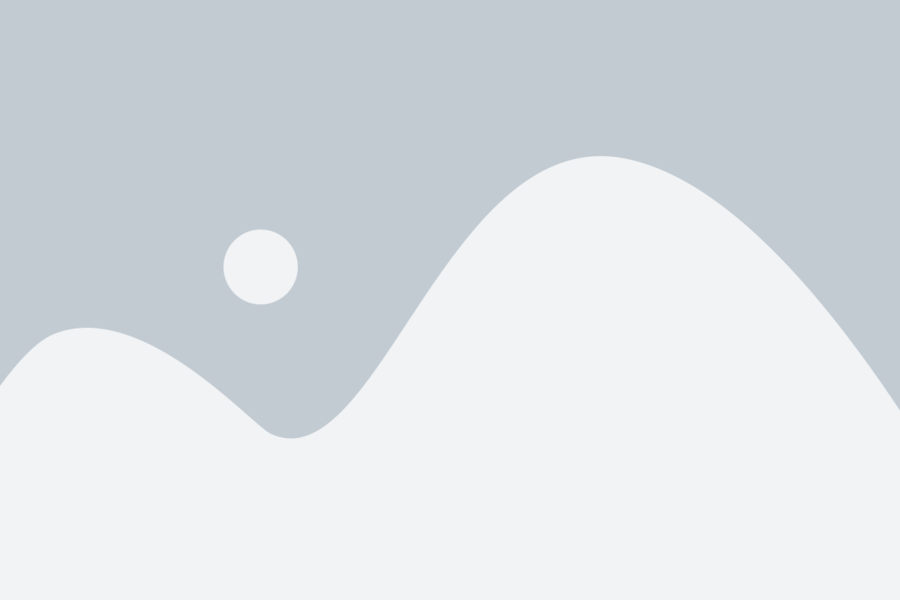
#> input picture assets/images/placeholder.webp, 1800 x 1200 px (shown at 1/2 size)
$ python image_resizer.py
#> lines starting #> are read from the running program, lines starting #| are printed output that depends on the picture
#!/usr/bin/env python3

import os
from PIL import Image
import logging
from pathlib import Path

# Configure logging
logging.basicConfig(
    level=logging.INFO,
    format='%(asctime)s - %(levelname)s - %(message)s'
)
logger = logging.getLogger(__name__)

# Image configurations
IMAGE_CONFIGS = {
    'banners': [
        {'suffix': '772x250', 'size': (772, 250)},
        {'suffix': '1544x500', 'size': (1544, 500)},
    ],
    'icons': [
        {'suffix': '256', 'size': (256, 256)},
        {'suffix': '1024', 'size': (1024, 1024)},
    ]
}

def resize_image(image, target_size):
    """
    Resize image to cover target size while maintaining aspect ratio.
    Similar to CSS object-fit: cover
    """
    target_width, target_height = target_size
    original_width, original_height = image.size

    # Calculate aspect ratios
    target_aspect = target_width / target_height
    original_aspect = original_width / original_height

    # Calculate dimensions to maintain aspect ratio while covering
    if original_aspect > target_aspect:
        # Original image is wider - scale to match height
        new_height = target_height
        new_width = int(new_height * original_aspect)
    else:
        # Original image is taller - scale to match width
        new_width = target_width
        new_height = int(new_width / original_aspect)

    # Resize image
    resized = image.resize((new_width, new_height), Image.Resampling.LANCZOS)

    # Create new image with target size
    result = Image.new('RGB', target_size)

    # Calculate position to center the crop
    left = (new_width - target_width) // 2
    top = (new_height - target_height) // 2

    # Crop and paste into center
    crop_box = (left, top, left + target_width, top + target_height)
    cropped = resized.crop((
        max(0, left),
        max(0, top),
        min(new_width, left + target_width),
        min(new_height, top + target_height)
    ))
    paste_position = (
        max(0, -left),
        max(0, -top)
    )
    result.paste(cropped, paste_position)

    return result

def process_image(source_path):
    """Process image and create all required sizes."""
#> called with source_path = 'assets/images/placeholder.webp'
    try:
        # Open source image
        with Image.open(source_path) as img:
            # Convert to RGB if necessary
#> img is the input picture: PIL image 1800x1200 RGB; mean R, G, B 218.1, 223.5, 227.9
            if img.mode in ('RGBA', 'LA'):
                background = Image.new('RGB', img.size, (255, 255, 255))
                background.paste(img, mask=img.split()[-1])
                img = background
            elif img.mode != 'RGB':
                img = img.convert('RGB')

            output_dir = os.path.dirname(source_path)

            # Process banners
            for config in IMAGE_CONFIGS['banners']:
                output_path = os.path.join(output_dir, f"banner-{config['suffix']}.webp")
                resized = resize_image(img.copy(), config['size'])
                resized.save(output_path, 'WEBP', quality=85)
                logger.info(f"Created banner: {output_path}")
#> this loop made 2 passes
#> pass 1, in resize_image, `resized = image.resize((new_width, new_height), Image.Resampling.LANCZ..`:
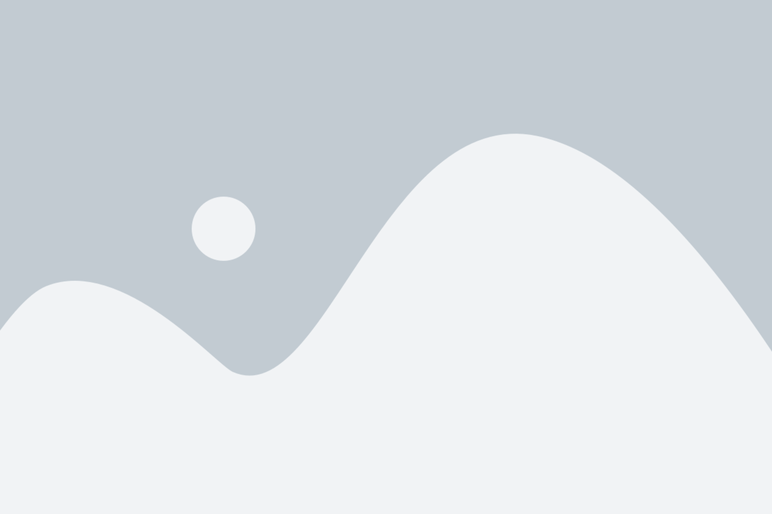
#> resized: PIL image 772x514 RGB; mean R, G, B 218.1, 223.5, 227.9
#> pass 1, in resize_image, `cropped = resized.crop(( max(0, left), max(0, top), min(new_width, lef..`:
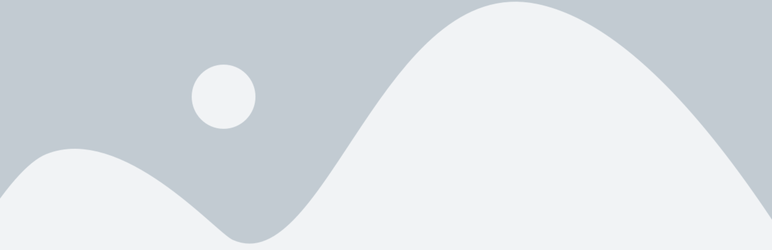
#> cropped: PIL image 772x250 RGB; mean R, G, B 218.7, 224, 228.4

            # Process icons
            for config in IMAGE_CONFIGS['icons']:
                output_path = os.path.join(output_dir, f"icon-{config['suffix']}.webp")
                resized = resize_image(img.copy(), config['size'])
                resized.save(output_path, 'WEBP', quality=85)
                logger.info(f"Created icon: {output_path}")
#> this loop made 2 passes
#> pass 1, in resize_image (call 3), `cropped = resized.crop(( max(0, left), max(0, top), min(new_width, lef..`:
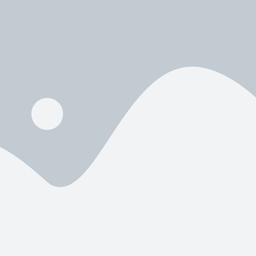
#> cropped: PIL image 256x256 RGB; mean R, G, B 219.4, 224.6, 228.9

    except Exception as e:
        logger.error(f"Error processing image: {str(e)}")
        raise

def main():
    """Main function to run the image processing."""
    try:
        # Get the project root directory
        project_root = Path(__file__).parent.parent
        source_image = project_root / 'assets' / 'images' / 'placeholder.webp'

        if not source_image.exists():
            raise FileNotFoundError(f"Source image not found: {source_image}")

        logger.info(f"Starting image processing from: {source_image}")
        process_image(str(source_image))
        logger.info("Image processing completed successfully!")

    except Exception as e:
        logger.error(f"Error in main execution: {str(e)}")
        raise

if __name__ == "__main__":
    main()
